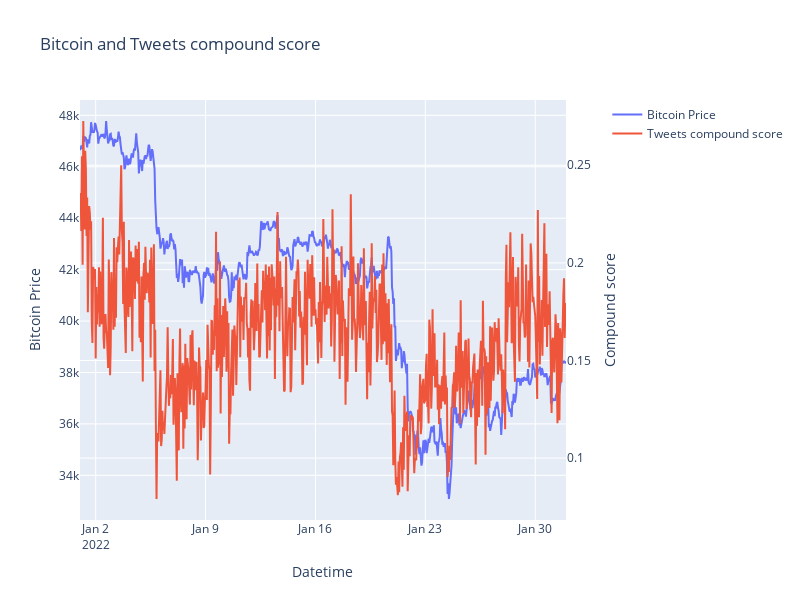

Notebook code cell kept with this figure:
### Code cell
x= bitcoin_new.index
y1=bitcoin_new['Close']
y2=bitcoin_new['tw_compound']
name1="Bitcoin Price"
name2="Tweets compound score"
axes1= "Bitcoin Price"
axes2="Compound score"
plot_chart(x, y1, y2, name1, name2, axes1, axes2)

### Figure 1 — Plotly figure (JSON) as saved in the notebook; plotly's stock layout.template omitted (floating-point values rounded to 4 significant figures; data arrays with more than 128 entries replaced by an {"elided": "..."} marker saying what was removed)
{"data": [{"mode": "lines", "name": "Bitcoin Price", "x": {"elided": "744 str values"}, "y": {"elided": "744 float values"}, "type": "scatter", "xaxis": "x", "yaxis": "y"}, {"mode": "lines", "name": "Tweets compound score", "x": {"elided": "744 str values"}, "y": {"elided": "744 float values"}, "type": "scatter", "xaxis": "x", "yaxis": "y2"}], "layout": {"xaxis": {"anchor": "y", "domain": [0.0, 0.94], "title": {"text": "Datetime"}}, "yaxis": {"anchor": "x", "domain": [0.0, 1.0], "title": {"text": "Bitcoin Price"}}, "yaxis2": {"anchor": "x", "overlaying": "y", "side": "right", "title": {"text": "Compound score"}}, "title": {"text": "Bitcoin and Tweets compound score"}, "width": 800, "height": 600}}
